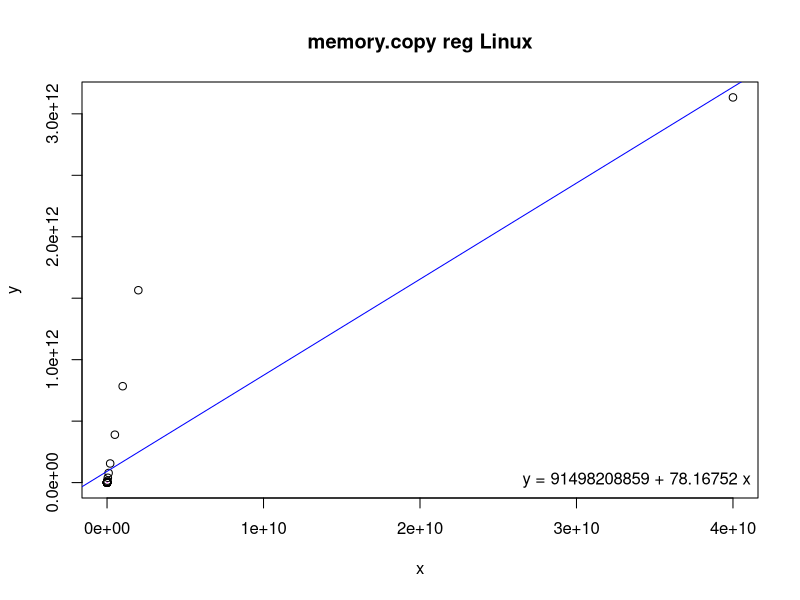
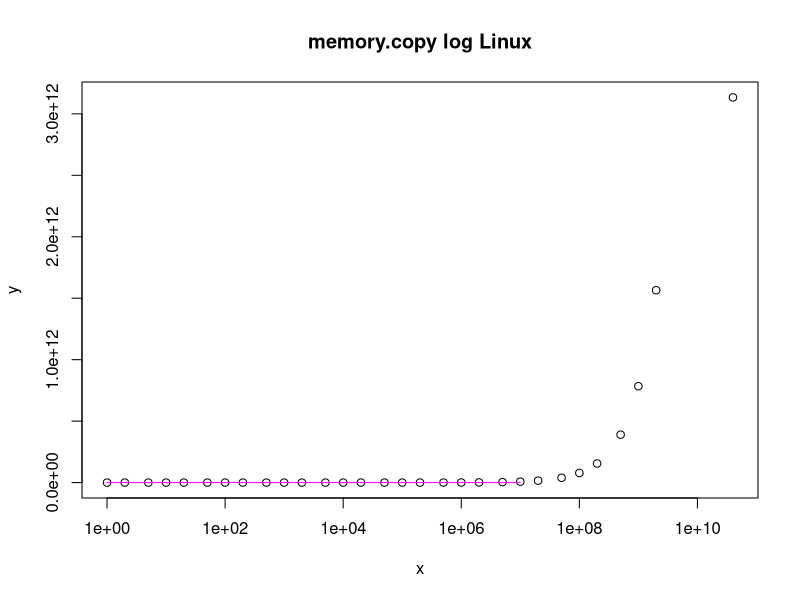

R code for these plots, in order:
# Input data
x <- c(1,2,5,10,20,50,100,200,500,1000,2000,5000,10000,20000,50000,100000,200000,500000,1000000,2000000,5000000,10000000,20000000,50000000,100000000,200000000,500000000,1000000000,2000000000,40000000000)
y <- c(4433500,4447900,4448700,4442500,4452100,4558100,4570700,4581700,4591600,4614000,4623800,7936800,11177000,17512000,43075000,80194000,156880000,386500000,765290000,1528700000,3840800000,7702000000,15617000000,39220000000,78225000000,155420000000,389660000000,784200000000,1565000000000,3133700000000)

# Linear regression
model <- lm(y ~ x)
coefs <- coef(model)

# Print regression coefficients
print(coefs)

# Estimating function
fe <- function(x) {
  160000 + (((x + 8192 - 1) / 8192) * 250)
}

# Estimated values
xe <- seq(1, 10000000, by = 1000)
ye <- fe(xe)

png("memory-copy-reg.png")
plot(x, y, main = "memory.copy reg Linux")
abline(model, col = "blue")
lines(xe, ye, col = "magenta")
legend("bottomright", legend = sprintf("y = %.0f + %.5f x", coefs[1], coefs[2]), bty = "n")

png("memory-copy-log.png")
plot(x, y, log = "x", main = "memory.copy log Linux")
lines(xe, ye, col = "magenta")
